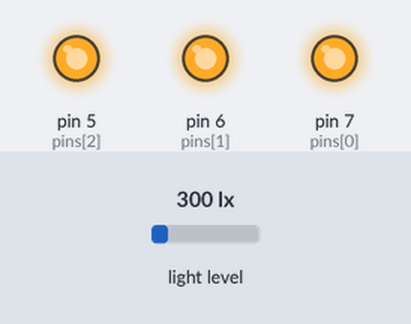
Simulated run of this sketch. Board: Arduino Uno, built with avr-gcc and run on an emulated ATmega328P. Shown: output pins drawn as LEDs (lit = HIGH). The inputs (shaded band) are chosen by the test bench; at power-on: light level 300 lx. What the sketch prints to the serial monitor is not drawn.

Above: at 0.1 s.
Timing chart, 0 to 1.6 s (numbered marks = the images above):
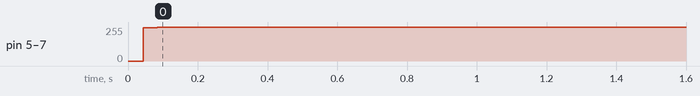

Measured:
- by itself, pin 5 (pins[2]), pin 6 (pins[1]), pin 7 (pins[0]): 0/255 → 255/255 at 0.04 s

The sketch:

TestBH1750.ino
```cpp
#include <BH1750.h>
#include <Wire.h>

BH1750 lightMeter;
void readLightLevelsAvg(int burst=0);

const int n = 3;
const int lastMeas = 3;
float data[n];
float dataArray[n][lastMeas];
int pins[n] = {7, 6, 5};

// Delay manager to send pings regularly. Because of sleepNode(), this is largely irrelevant.

unsigned long Ts = 5000; // ms
unsigned long interval = Ts - n*200; // ms
unsigned long last_time_sent;

bool readed = 0;
// This sketch is to measure light level with few BH1750 and log them to csv
void setup() {
  // put your setup code here, to run once:
  Serial.begin(115200);
  Wire.begin();
//  lightMeter.begin(BH1750::ONE_TIME_HIGH_RES_MODE_2);
  lightMeter.begin(BH1750::CONTINUOUS_HIGH_RES_MODE);
//  lightMeter.begin(BH1750::ONE_TIME_HIGH_RES_MODE);
  for (int i; i<n; i++) {
    pinMode(pins[i], OUTPUT);
    digitalWrite(pins[i], HIGH);
  }
//  readLightLevels();
//  last_time_sent = millis();
  if (lastMeas>1) fillUp();
}


void loop() {
  // put your main code here, to run repeatedly:
  if ((millis() - last_time_sent > interval) && (readed == 0)){
      readLightLevels();
//      readLightLevelsAvg();

      readed = 1;
    }

    if ((millis() - last_time_sent > Ts) && (readed == 1)){
      printData();
      readed = 0;
      last_time_sent = millis();
    }

}

// once read to data buffer
void readLightLevels(){
  for (int i=0; i<n; i++) {
    digitalWrite(pins[i], LOW);
    delayMicroseconds(75);
    data[i] = lightMeter.readLightLevel();
    delayMicroseconds(25);
    digitalWrite(pins[i], HIGH);
  }
}

// printing to serial
void printData(){
  for (int i=0; i<n-1; i++) {
    Serial.print(data[i]);
    Serial.print(",");
  }
  int i = n-1;
  Serial.println(data[i]);
}

// shift last measurements, read new and calc data to output
void readLightLevelsAvg(int burst=0){
  shiftValues();
  if (burst == 0){
    for (int i=0; i<n; i++) {
      digitalWrite(pins[i], LOW);
      delayMicroseconds(75);
      dataArray[i][0] = lightMeter.readLightLevel();
      delayMicroseconds(25);
      digitalWrite(pins[i], HIGH);
    }
  }
  else if (burst == 1) fillUp();
  calcOutput();
}

// shifts values
void shiftValues(){
  for (int i=lastMeas-1; i>0; i--) {
    for (int j=0; j<n; j++){
    dataArray[j][i] = dataArray[j][i-1];
   }
  }
}

// calcs average
void calcOutput(){
  for (int j=0; j<n; j++) {
    float temp = 0;
    for (int i=0; i<lastMeas; i++) {
      temp += dataArray[j][i];
    }
    data[j] = temp/lastMeas;
  }
}

// fills first values
void fillUp(){
    for (int i=0; i<lastMeas; i++) {
       for (int j=0; j<n; j++) {
          digitalWrite(pins[j], LOW);
          delayMicroseconds(75);
          dataArray[j][i] = lightMeter.readLightLevel();
          delayMicroseconds(25);
          digitalWrite(pins[j], HIGH);
      }
    }
}
```
